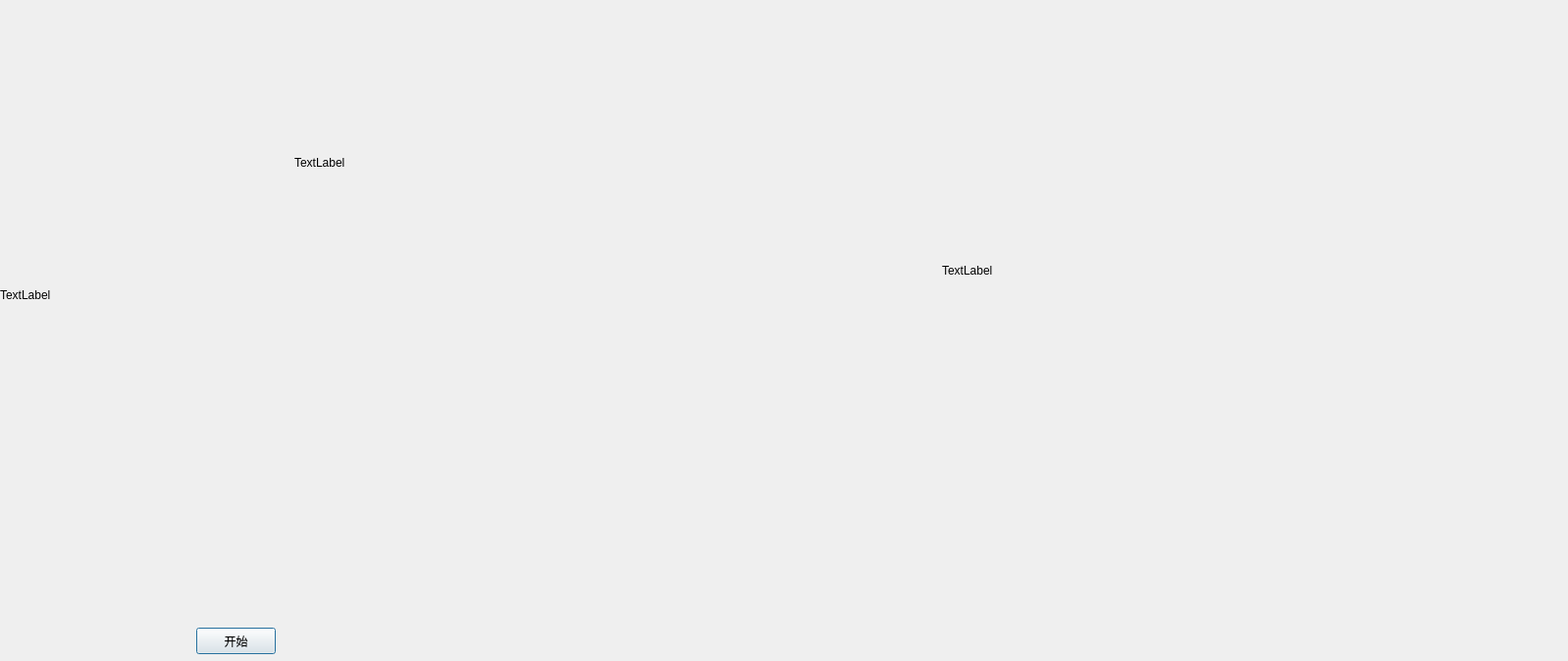
<?xml version="1.0" encoding="UTF-8"?>
<ui version="4.0">
 <class>videodlg</class>
 <widget class="QDialog" name="videodlg">
  <property name="geometry">
   <rect>
    <x>0</x>
    <y>0</y>
    <width>1598</width>
    <height>674</height>
   </rect>
  </property>
  <property name="windowTitle">
   <string>Dialog</string>
  </property>
  <widget class="QLabel" name="labelvideo">
   <property name="geometry">
    <rect>
     <x>0</x>
     <y>0</y>
     <width>951</width>
     <height>601</height>
    </rect>
   </property>
   <property name="text">
    <string>TextLabel</string>
   </property>
  </widget>
  <widget class="QPushButton" name="pushButton">
   <property name="geometry">
    <rect>
     <x>200</x>
     <y>640</y>
     <width>81</width>
     <height>27</height>
    </rect>
   </property>
   <property name="text">
    <string>开始</string>
   </property>
  </widget>
  <widget class="QLabel" name="label">
   <property name="geometry">
    <rect>
     <x>300</x>
     <y>70</y>
     <width>331</width>
     <height>191</height>
    </rect>
   </property>
   <property name="text">
    <string>TextLabel</string>
   </property>
  </widget>
  <widget class="QLabel" name="label_2">
   <property name="geometry">
    <rect>
     <x>960</x>
     <y>0</y>
     <width>631</width>
     <height>551</height>
    </rect>
   </property>
   <property name="text">
    <string>TextLabel</string>
   </property>
  </widget>
 </widget>
 <resources/>
 <connections/>
</ui>
